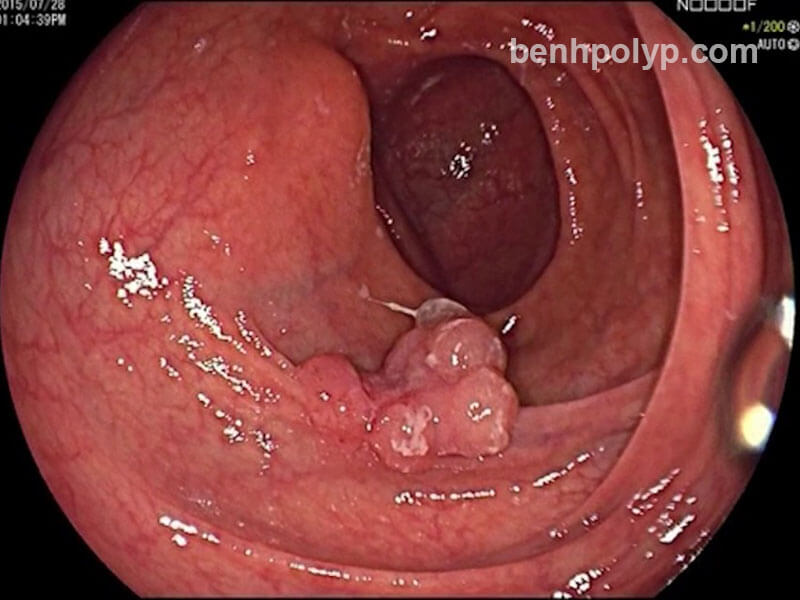
#> input picture Imgae_segmentation_phat_hien_polyp/predict_thuc_te/polyp_test_mang.jpg, 800 x 600 px, given in place of test2.mp4, which was not available
$ jupyter execute --allow-errors task9_run_vgg19.ipynb
#> lines starting #> are read from the running program, lines starting #| are printed output that depends on the picture; after the words box and inside, x2 and y2 are one past the last pixel; in counts of white or black regions, pixels touching at a corner belong together; pictures that were not available may be replaced by others from this repository, and a replacement may not be noted
[cell 1]
import cv2
import numpy as  np
import tensorflow as tf
import tensorflow.keras
from tensorflow.keras.layers import Dense, Activation, Dropout, Flatten
from tensorflow.keras.layers import Conv2D
from tensorflow.keras.layers import MaxPooling2D
from tensorflow.keras.layers import Rescaling
from keras.models import Sequential

[cell 2]
def crop_minAreaRect(rect, box, gray):
    mult = 1
    W = rect[1][0]
    H = rect[1][1]

    Xs = [i[0] for i in box]
    Ys = [i[1] for i in box]
    x1 = min(Xs)
    x2 = max(Xs)
    y1 = min(Ys)
    y2 = max(Ys)

    rotated = False
    angle = rect[2]

    if angle < -45:
        angle+=90
        rotated = True

    center = (int((x1+x2)/2), int((y1+y2)/2))
    size = (int(mult*(x2-x1)),int(mult*(y2-y1)))

    M = cv2.getRotationMatrix2D((size[0]/2, size[1]/2), angle, 1.0)

    cropped = cv2.getRectSubPix(gray, size, center)
    cropped = cv2.warpAffine(cropped, M, size)

    croppedW = W if not rotated else H
    croppedH = H if not rotated else W

    croppedRotated = cv2.getRectSubPix(cropped, (int(croppedW*mult), int(croppedH*mult)), (size[0]/2, size[1]/2))

    return croppedRotated

[cell 3]
input_shape = (64, 64, 3)


#> (the rest of this cell did not finish here and is left out)

#> (a cell that did not finish here is left out)

[cell 5]
from keras.preprocessing.image import img_to_array

[cell 6]
img_crop=cv2.imread("91.jpg",1)
#> (the rest of this cell did not finish here and is left out)

[cell 7]
video_path='test2.mp4'
cap=cv2.VideoCapture(video_path)
backSub=cv2.createBackgroundSubtractorMOG2()
if(cap.isOpened()==False):
    print("Khong mo duoc video")
while (cap.isOpened()):
    ret, frame=cap.read()
#> frame is the input picture: shape (600, 800, 3); mean B, G, R 59.7, 62, 133.7
    if ret==True:
        #Thuat toan tru nen
        fgMask=backSub.apply(frame)
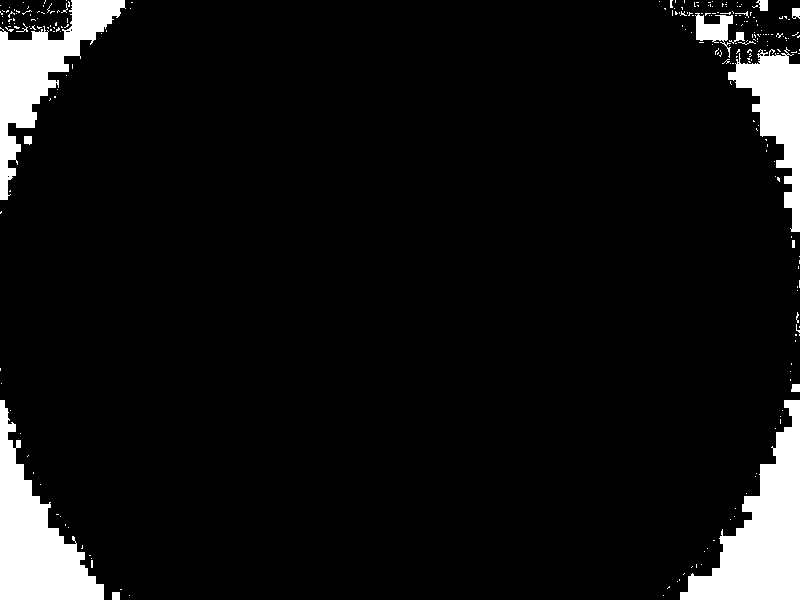
#> fgMask: shape (600, 800); values 127 (black) and 255 (white), 7.3% white; 240 white regions (225 under 20 px), largest, box (x1, y1, x2, y2) and area: (680, 400, 800, 600) 10727, (0, 400, 104, 600) 9239, (0, 0, 126, 200) 7519
        fgMask=cv2.cvtColor(fgMask, 0)
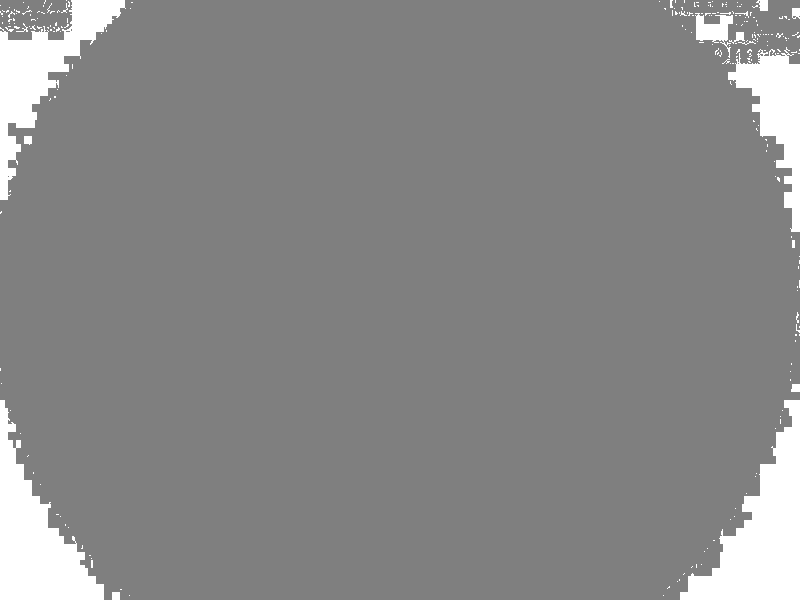
#> fgMask: shape (600, 800, 4); mean B, G, R, A 136.3, 136.3, 136.3, 255
        #Dung bo loc ma tran 5*5
        kernel = np.ones((7,7), np.uint8)
        #Lay gia tri pixel nho nhat cua kernel lam manh net
        fgMask=cv2.erode(fgMask,kernel,iterations=1)
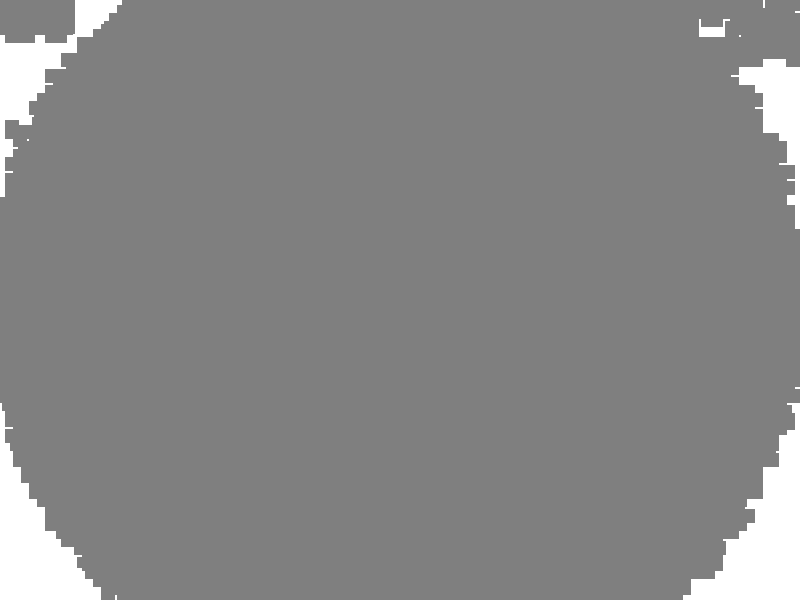
#> fgMask: shape (600, 800, 4); mean B, G, R, A 134.5, 134.5, 134.5, 255
        #Lay gia tri pixel lon nhat cua kernel lam lien net
        fgMask=cv2.dilate(fgMask,kernel,iterations=1)

        #tao them su lien net bang ham open
        fgMask = cv2.morphologyEx(fgMask, cv2.MORPH_CLOSE, kernel,iterations=1)
        #lay nguong 120
        _,fgMask = cv2.threshold(fgMask,120,255,cv2.THRESH_BINARY)
#> fgMask: shape (600, 800, 4); every value is 255
        #phat hien canh bang candy
        fgMask=cv2.Canny(fgMask, 20, 200)
#> fgMask: shape (600, 800); every value is 0
        contours,_ = cv2.findContours(fgMask,cv2.RETR_TREE, cv2.CHAIN_APPROX_SIMPLE)
#> contours = []
        for i in range(len(contours)):
            rect = cv2.minAreaRect(contours[i])
            if (rect[1][0]*rect[1][1]) < 1000:
                continue

            box = cv2.boxPoints(rect)
            box = np.int0(box)

            img_crop = crop_minAreaRect(rect, box, frame)
            img_crop = cv2.resize(img_crop, (64,64), interpolation = cv2.INTER_AREA)
            img_crop = img_to_array(img_crop)
            img_crop = img_crop.reshape((1, img_crop.shape[0], img_crop.shape[1], img_crop.shape[2]))
            cv2.drawContours(frame,[box],0,(0,255,0),2)


            Y_box_pred = model.predict(img_crop)
            if Y_box_pred <= 0.5:
                cv2.putText(frame, "Person", (box[2][0], box[2][1]),
                    cv2.FONT_HERSHEY_SIMPLEX, 0.5, (0, 0, 255), 2)
            if Y_box_pred > 0.5:
                cv2.putText(frame, "Non", (box[2][0], box[2][1]),
                    cv2.FONT_HERSHEY_SIMPLEX, 0.5, (0, 255, 255), 2)
#> this loop made 0 passes

        cv2.imshow('Frame',frame)
        if cv2.waitKey(1) & 0xFF == ord('q'):
#> (key q is pressed here)
            break
    else:
        break

cv2.destroyAllWindows()
